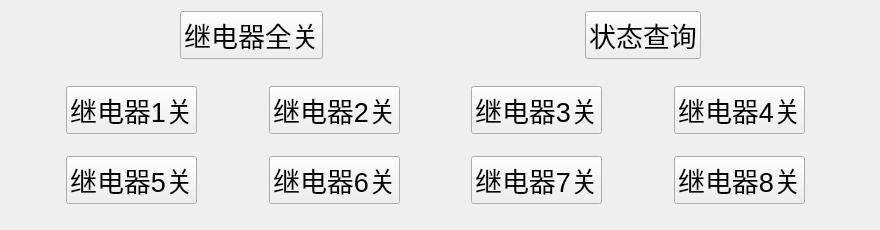
    <widget class="QWidget" name="page">
     <widget class="QWidget" name="layoutWidget">
      <property name="geometry">
       <rect>
        <x>0</x>
        <y>70</y>
        <width>871</width>
        <height>151</height>
       </rect>
      </property>
      <layout class="QVBoxLayout" name="verticalLayout_2">
       <item>
        <layout class="QHBoxLayout" name="horizontalLayout_3">
         <item>
          <spacer name="horizontalSpacer_8">
           <property name="orientation">
            <enum>Qt::Horizontal</enum>
           </property>
           <property name="sizeHint" stdset="0">
            <size>
             <width>40</width>
             <height>20</height>
            </size>
           </property>
          </spacer>
         </item>
         <item>
          <widget class="QPushButton" name="switch_1">
           <property name="font">
            <font>
             <pointsize>20</pointsize>
            </font>
           </property>
           <property name="text">
            <string>继电器1关</string>
           </property>
          </widget>
         </item>
         <item>
          <spacer name="horizontalSpacer_5">
           <property name="orientation">
            <enum>Qt::Horizontal</enum>
           </property>
           <property name="sizeHint" stdset="0">
            <size>
             <width>40</width>
             <height>20</height>
            </size>
           </property>
          </spacer>
         </item>
         <item>
          <widget class="QPushButton" name="switch_2">
           <property name="font">
            <font>
             <pointsize>20</pointsize>
            </font>
           </property>
           <property name="text">
            <string>继电器2关</string>
           </property>
          </widget>
         </item>
         <item>
          <spacer name="horizontalSpacer_6">
           <property name="orientation">
            <enum>Qt::Horizontal</enum>
           </property>
           <property name="sizeHint" stdset="0">
            <size>
             <width>40</width>
             <height>20</height>
            </size>
           </property>
          </spacer>
         </item>
         <item>
          <widget class="QPushButton" name="switch_3">
           <property name="font">
            <font>
             <pointsize>20</pointsize>
            </font>
           </property>
           <property name="text">
            <string>继电器3关</string>
           </property>
          </widget>
         </item>
         <item>
          <spacer name="horizontalSpacer_7">
           <property name="orientation">
            <enum>Qt::Horizontal</enum>
           </property>
           <property name="sizeHint" stdset="0">
            <size>
             <width>40</width>
             <height>20</height>
            </size>
           </property>
          </spacer>
         </item>
         <item>
          <widget class="QPushButton" name="switch_4">
           <property name="font">
            <font>
             <pointsize>20</pointsize>
            </font>
           </property>
           <property name="text">
            <string>继电器4关</string>
           </property>
          </widget>
         </item>
         <item>
          <spacer name="horizontalSpacer_9">
           <property name="orientation">
            <enum>Qt::Horizontal</enum>
           </property>
           <property name="sizeHint" stdset="0">
            <size>
             <width>40</width>
             <height>20</height>
            </size>
           </property>
          </spacer>
         </item>
        </layout>
       </item>
       <item>
        <layout class="QHBoxLayout" name="horizontalLayout_4">
         <item>
          <spacer name="horizontalSpacer_10">
           <property name="orientation">
            <enum>Qt::Horizontal</enum>
           </property>
           <property name="sizeHint" stdset="0">
            <size>
             <width>40</width>
             <height>20</height>
            </size>
           </property>
          </spacer>
         </item>
         <item>
          <widget class="QPushButton" name="switch_5">
           <property name="font">
            <font>
             <pointsize>20</pointsize>
            </font>
           </property>
           <property name="text">
            <string>继电器5关</string>
           </property>
          </widget>
         </item>
         <item>
          <spacer name="horizontalSpacer_11">
           <property name="orientation">
            <enum>Qt::Horizontal</enum>
           </property>
           <property name="sizeHint" stdset="0">
            <size>
             <width>40</width>
             <height>20</height>
            </size>
           </property>
          </spacer>
         </item>
         <item>
          <widget class="QPushButton" name="switch_6">
           <property name="font">
            <font>
             <pointsize>20</pointsize>
            </font>
           </property>
           <property name="text">
            <string>继电器6关</string>
           </property>
          </widget>
         </item>
         <item>
          <spacer name="horizontalSpacer_12">
           <property name="orientation">
            <enum>Qt::Horizontal</enum>
           </property>
           <property name="sizeHint" stdset="0">
            <size>
             <width>40</width>
             <height>20</height>
            </size>
           </property>
          </spacer>
         </item>
         <item>
          <widget class="QPushButton" name="switch_7">
           <property name="font">
            <font>
             <pointsize>20</pointsize>
            </font>
           </property>
           <property name="text">
            <string>继电器7关</string>
           </property>
          </widget>
         </item>
         <item>
          <spacer name="horizontalSpacer_13">
           <property name="orientation">
            <enum>Qt::Horizontal</enum>
           </property>
           <property name="sizeHint" stdset="0">
            <size>
             <width>40</width>
             <height>20</height>
            </size>
           </property>
          </spacer>
         </item>
         <item>
          <widget class="QPushButton" name="switch_8">
           <property name="font">
            <font>
             <pointsize>20</pointsize>
            </font>
           </property>
           <property name="text">
            <string>继电器8关</string>
           </property>
          </widget>
         </item>
         <item>
          <spacer name="horizontalSpacer_14">
           <property name="orientation">
            <enum>Qt::Horizontal</enum>
           </property>
           <property name="sizeHint" stdset="0">
            <size>
             <width>40</width>
             <height>20</height>
            </size>
           </property>
          </spacer>
         </item>
        </layout>
       </item>
      </layout>
     </widget>
     <widget class="QWidget" name="layoutWidget">
      <property name="geometry">
       <rect>
        <x>180</x>
        <y>10</y>
        <width>521</width>
        <height>50</height>
       </rect>
      </property>
      <layout class="QHBoxLayout" name="horizontalLayout_5">
       <item>
        <widget class="QPushButton" name="switch_9">
         <property name="font">
          <font>
           <pointsize>20</pointsize>
          </font>
         </property>
         <property name="text">
          <string>继电器全关</string>
         </property>
        </widget>
       </item>
       <item>
        <spacer name="horizontalSpacer_16">
         <property name="orientation">
          <enum>Qt::Horizontal</enum>
         </property>
         <property name="sizeHint" stdset="0">
          <size>
           <width>40</width>
           <height>20</height>
          </size>
         </property>
        </spacer>
       </item>
       <item>
        <widget class="QPushButton" name="switch_10">
         <property name="font">
          <font>
           <pointsize>20</pointsize>
          </font>
         </property>
         <property name="text">
          <string>状态查询</string>
         </property>
        </widget>
       </item>
      </layout>
     </widget>
    </widget>
